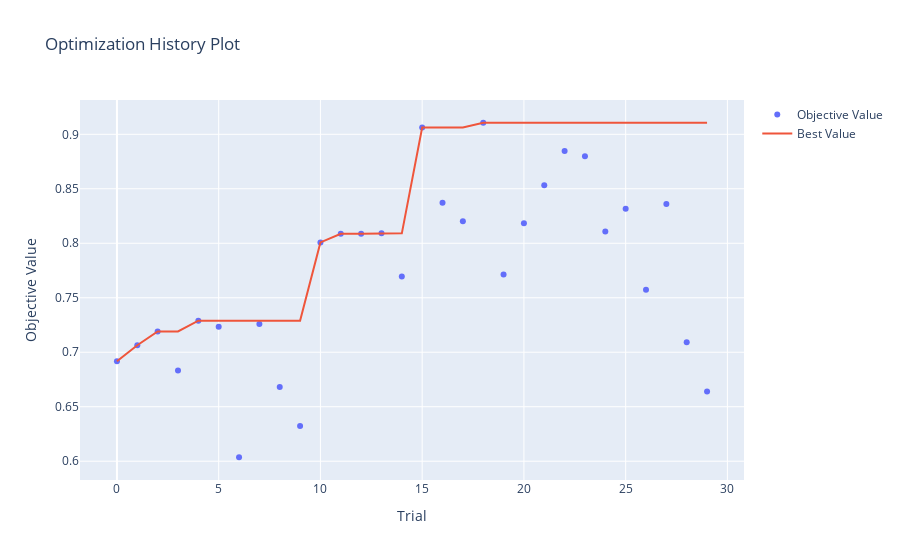
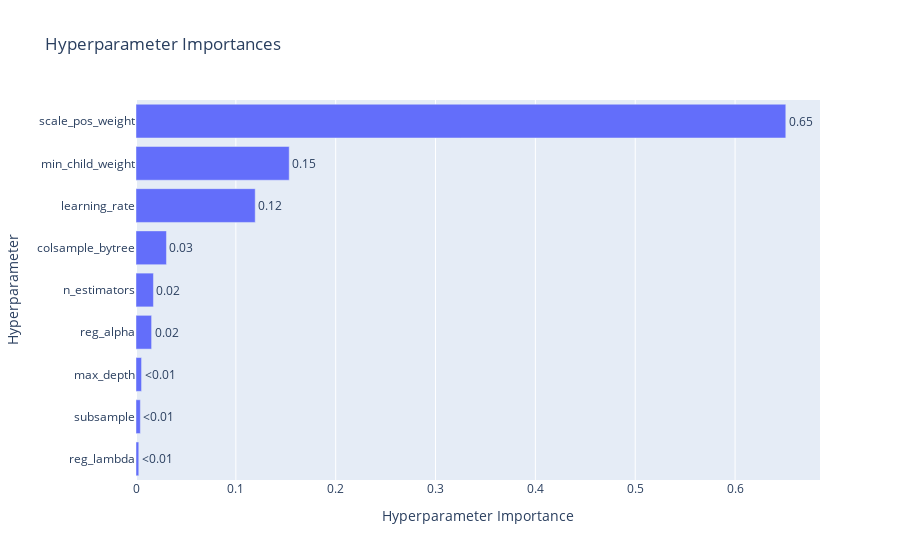
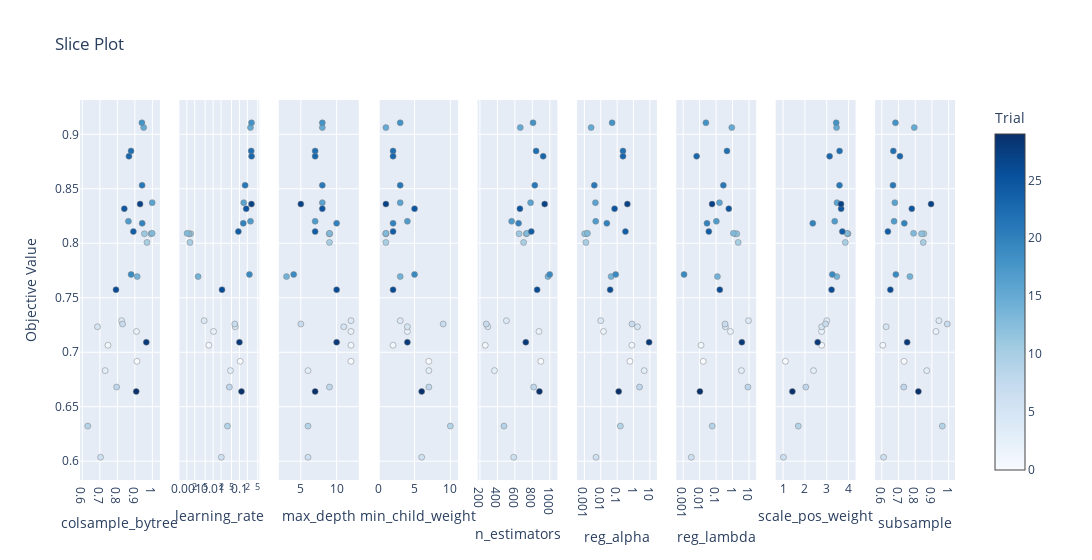

The notebook cell these images were saved under, in order:
### Code cell
from optuna.visualization import plot_optimization_history, plot_param_importances, plot_slice

# 1. ¿Cómo evolucionó la búsqueda?
# Vemos cómo el RMSE (línea azul) baja rápidamente.
print("Gráfico de convergencia:")
plot_optimization_history(study).show()

# 2. ¿Qué hiperparámetros importan más *para el tuning*?
# Esto nos dice qué tan sensible es el modelo a cada "perilla".
# NO es feature importance.
print("Importancia de Hiperparámetros:")
plot_param_importances(study).show()

# 3. Gráfico de Slice (Cortes)
# Nos muestra dónde (en qué rangos) se concentran los mejores resultados (azul oscuro).
print("Gráfico de Slices (Rangos Óptimos):")
plot_slice(study).show()

### Figure 1 — Plotly figure (JSON) as saved in the notebook; plotly's stock layout.template omitted (floating-point values rounded to 4 significant figures)
{"data": [{"mode": "markers", "name": "Objective Value", "type": "scatter", "x": [0, 1, 2, 3, 4, 5, 6, 7, 8, 9, 10, 11, 12, 13, 14, 15, 16, 17, 18, 19, 20, 21, 22, 23, 24, 25, 26, 27, 28, 29], "y": [0.6917, 0.7064, 0.7191, 0.6831, 0.729, 0.7234, 0.6036, 0.7259, 0.668, 0.6322, 0.8008, 0.8087, 0.8087, 0.8091, 0.7694, 0.9062, 0.8373, 0.8201, 0.9106, 0.7714, 0.8183, 0.8532, 0.8847, 0.8798, 0.8107, 0.8317, 0.7574, 0.8359, 0.7092, 0.664]}, {"mode": "lines", "name": "Best Value", "type": "scatter", "x": [0, 1, 2, 3, 4, 5, 6, 7, 8, 9, 10, 11, 12, 13, 14, 15, 16, 17, 18, 19, 20, 21, 22, 23, 24, 25, 26, 27, 28, 29], "y": [0.6917, 0.7064, 0.7191, 0.7191, 0.729, 0.729, 0.729, 0.729, 0.729, 0.729, 0.8008, 0.8087, 0.8087, 0.8091, 0.8091, 0.9062, 0.9062, 0.9062, 0.9106, 0.9106, 0.9106, 0.9106, 0.9106, 0.9106, 0.9106, 0.9106, 0.9106, 0.9106, 0.9106, 0.9106]}, {"marker": {"color": "#cccccc"}, "mode": "markers", "name": "Infeasible Trial", "showlegend": false, "type": "scatter", "x": [], "y": []}], "layout": {"title": {"text": "Optimization History Plot"}, "xaxis": {"title": {"text": "Trial"}}, "yaxis": {"title": {"text": "Objective Value"}}}}

### Figure 2 — Plotly figure (JSON) as saved in the notebook; plotly's stock layout.template omitted (floating-point values rounded to 4 significant figures)
{"data": [{"cliponaxis": false, "hovertemplate": ["reg_lambda (FloatDistribution): 0.002782031491729344<extra></extra>", "subsample (FloatDistribution): 0.00436228136832535<extra></extra>", "max_depth (IntDistribution): 0.005567477726381105<extra></extra>", "reg_alpha (FloatDistribution): 0.015620879468983702<extra></extra>", "n_estimators (IntDistribution): 0.017475519852985857<extra></extra>", "colsample_bytree (FloatDistribution): 0.03050433944467655<extra></extra>", "learning_rate (FloatDistribution): 0.11941486223946919<extra></extra>", "min_child_weight (IntDistribution): 0.1534658690262074<extra></extra>", "scale_pos_weight (FloatDistribution): 0.6508067393812415<extra></extra>"], "name": "Objective Value", "orientation": "h", "text": ["<0.01", "<0.01", "<0.01", "0.02", "0.02", "0.03", "0.12", "0.15", "0.65"], "textposition": "outside", "type": "bar", "x": [0.002782, 0.004362, 0.005567, 0.01562, 0.01748, 0.0305, 0.1194, 0.1535, 0.6508], "y": ["reg_lambda", "subsample", "max_depth", "reg_alpha", "n_estimators", "colsample_bytree", "learning_rate", "min_child_weight", "scale_pos_weight"]}], "layout": {"title": {"text": "Hyperparameter Importances"}, "xaxis": {"title": {"text": "Hyperparameter Importance"}}, "yaxis": {"title": {"text": "Hyperparameter"}}}}

### Figure 3 — Plotly figure (JSON) as saved in the notebook; plotly's stock layout.template omitted (floating-point values rounded to 4 significant figures)
{"data": [{"marker": {"color": [0, 1, 2, 3, 4, 5, 6, 7, 8, 9, 10, 11, 12, 13, 14, 15, 16, 17, 18, 19, 20, 21, 22, 23, 24, 25, 26, 27, 28, 29], "colorbar": {"title": {"text": "Trial"}, "x": 1, "xpad": 40}, "colorscale": [[0, "rgb(247,251,255)"], [0.125, "rgb(222,235,247)"], [0.25, "rgb(198,219,239)"], [0.375, "rgb(158,202,225)"], [0.5, "rgb(107,174,214)"], [0.625, "rgb(66,146,198)"], [0.75, "rgb(33,113,181)"], [0.875, "rgb(8,81,156)"], [1, "rgb(8,48,107)"]], "line": {"color": "Grey", "width": 0.5}, "showscale": true}, "mode": "markers", "name": "Feasible Trial", "showlegend": false, "type": "scatter", "x": [0.9118, 0.7462, 0.9091, 0.7303, 0.8246, 0.6866, 0.7041, 0.8297, 0.7959, 0.6309, 0.9691, 0.9544, 0.992, 0.9985, 0.9134, 0.9503, 0.9989, 0.8631, 0.9401, 0.8786, 0.9419, 0.9411, 0.8781, 0.8661, 0.8915, 0.8396, 0.7921, 0.9298, 0.9652, 0.9077], "xaxis": "x", "y": [0.6917, 0.7064, 0.7191, 0.6831, 0.729, 0.7234, 0.6036, 0.7259, 0.668, 0.6322, 0.8008, 0.8087, 0.8087, 0.8091, 0.7694, 0.9062, 0.8373, 0.8201, 0.9106, 0.7714, 0.8183, 0.8532, 0.8847, 0.8798, 0.8107, 0.8317, 0.7574, 0.8359, 0.7092, 0.664], "yaxis": "y"}, {"marker": {"color": [0, 1, 2, 3, 4, 5, 6, 7, 8, 9, 10, 11, 12, 13, 14, 15, 16, 17, 18, 19, 20, 21, 22, 23, 24, 25, 26, 27, 28, 29], "colorbar": {"title": {"text": "Trial"}, "x": 1, "xpad": 40}, "colorscale": [[0, "rgb(247,251,255)"], [0.125, "rgb(222,235,247)"], [0.25, "rgb(198,219,239)"], [0.375, "rgb(158,202,225)"], [0.5, "rgb(107,174,214)"], [0.625, "rgb(66,146,198)"], [0.75, "rgb(33,113,181)"], [0.875, "rgb(8,81,156)"], [1, "rgb(8,48,107)"]], "line": {"color": "Grey", "width": 0.5}, "showscale": false}, "mode": "markers", "name": "Feasible Trial", "showlegend": false, "type": "scatter", "x": [0.1066, 0.006832, 0.01038, 0.04565, 0.004567, 0.06921, 0.0205, 0.06662, 0.04155, 0.03516, 0.001314, 0.001394, 0.00122, 0.001027, 0.002683, 0.2624, 0.1459, 0.2634, 0.288, 0.2402, 0.1402, 0.1647, 0.2808, 0.2901, 0.09122, 0.181, 0.02178, 0.287, 0.09997, 0.1197], "xaxis": "x2", "y": [0.6917, 0.7064, 0.7191, 0.6831, 0.729, 0.7234, 0.6036, 0.7259, 0.668, 0.6322, 0.8008, 0.8087, 0.8087, 0.8091, 0.7694, 0.9062, 0.8373, 0.8201, 0.9106, 0.7714, 0.8183, 0.8532, 0.8847, 0.8798, 0.8107, 0.8317, 0.7574, 0.8359, 0.7092, 0.664], "yaxis": "y2"}, {"marker": {"color": [0, 1, 2, 3, 4, 5, 6, 7, 8, 9, 10, 11, 12, 13, 14, 15, 16, 17, 18, 19, 20, 21, 22, 23, 24, 25, 26, 27, 28, 29], "colorbar": {"title": {"text": "Trial"}, "x": 1, "xpad": 40}, "colorscale": [[0, "rgb(247,251,255)"], [0.125, "rgb(222,235,247)"], [0.25, "rgb(198,219,239)"], [0.375, "rgb(158,202,225)"], [0.5, "rgb(107,174,214)"], [0.625, "rgb(66,146,198)"], [0.75, "rgb(33,113,181)"], [0.875, "rgb(8,81,156)"], [1, "rgb(8,48,107)"]], "line": {"color": "Grey", "width": 0.5}, "showscale": false}, "mode": "markers", "name": "Feasible Trial", "showlegend": false, "type": "scatter", "x": [12, 12, 12, 6, 12, 11, 6, 5, 9, 6, 9, 9, 9, 9, 3, 8, 8, 7, 8, 4, 10, 8, 7, 7, 7, 8, 10, 5, 10, 7], "xaxis": "x3", "y": [0.6917, 0.7064, 0.7191, 0.6831, 0.729, 0.7234, 0.6036, 0.7259, 0.668, 0.6322, 0.8008, 0.8087, 0.8087, 0.8091, 0.7694, 0.9062, 0.8373, 0.8201, 0.9106, 0.7714, 0.8183, 0.8532, 0.8847, 0.8798, 0.8107, 0.8317, 0.7574, 0.8359, 0.7092, 0.664], "yaxis": "y3"}, {"marker": {"color": [0, 1, 2, 3, 4, 5, 6, 7, 8, 9, 10, 11, 12, 13, 14, 15, 16, 17, 18, 19, 20, 21, 22, 23, 24, 25, 26, 27, 28, 29], "colorbar": {"title": {"text": "Trial"}, "x": 1, "xpad": 40}, "colorscale": [[0, "rgb(247,251,255)"], [0.125, "rgb(222,235,247)"], [0.25, "rgb(198,219,239)"], [0.375, "rgb(158,202,225)"], [0.5, "rgb(107,174,214)"], [0.625, "rgb(66,146,198)"], [0.75, "rgb(33,113,181)"], [0.875, "rgb(8,81,156)"], [1, "rgb(8,48,107)"]], "line": {"color": "Grey", "width": 0.5}, "showscale": false}, "mode": "markers", "name": "Feasible Trial", "showlegend": false, "type": "scatter", "x": [7, 2, 4, 7, 3, 4, 6, 9, 7, 10, 1, 1, 1, 1, 3, 1, 3, 4, 3, 5, 2, 3, 2, 2, 2, 5, 2, 1, 4, 6], "xaxis": "x4", "y": [0.6917, 0.7064, 0.7191, 0.6831, 0.729, 0.7234, 0.6036, 0.7259, 0.668, 0.6322, 0.8008, 0.8087, 0.8087, 0.8091, 0.7694, 0.9062, 0.8373, 0.8201, 0.9106, 0.7714, 0.8183, 0.8532, 0.8847, 0.8798, 0.8107, 0.8317, 0.7574, 0.8359, 0.7092, 0.664], "yaxis": "y4"}, {"marker": {"color": [0, 1, 2, 3, 4, 5, 6, 7, 8, 9, 10, 11, 12, 13, 14, 15, 16, 17, 18, 19, 20, 21, 22, 23, 24, 25, 26, 27, 28, 29], "colorbar": {"title": {"text": "Trial"}, "x": 1, "xpad": 40}, "colorscale": [[0, "rgb(247,251,255)"], [0.125, "rgb(222,235,247)"], [0.25, "rgb(198,219,239)"], [0.375, "rgb(158,202,225)"], [0.5, "rgb(107,174,214)"], [0.625, "rgb(66,146,198)"], [0.75, "rgb(33,113,181)"], [0.875, "rgb(8,81,156)"], [1, "rgb(8,48,107)"]], "line": {"color": "Grey", "width": 0.5}, "showscale": false}, "mode": "markers", "name": "Feasible Trial", "showlegend": false, "type": "scatter", "x": [897, 261, 876, 366, 503, 290, 587, 272, 815, 475, 700, 648, 731, 736, 979, 662, 780, 563, 808, 999, 642, 828, 843, 924, 788, 658, 855, 941, 725, 881], "xaxis": "x5", "y": [0.6917, 0.7064, 0.7191, 0.6831, 0.729, 0.7234, 0.6036, 0.7259, 0.668, 0.6322, 0.8008, 0.8087, 0.8087, 0.8091, 0.7694, 0.9062, 0.8373, 0.8201, 0.9106, 0.7714, 0.8183, 0.8532, 0.8847, 0.8798, 0.8107, 0.8317, 0.7574, 0.8359, 0.7092, 0.664], "yaxis": "y5"}, {"marker": {"color": [0, 1, 2, 3, 4, 5, 6, 7, 8, 9, 10, 11, 12, 13, 14, 15, 16, 17, 18, 19, 20, 21, 22, 23, 24, 25, 26, 27, 28, 29], "colorbar": {"title": {"text": "Trial"}, "x": 1, "xpad": 40}, "colorscale": [[0, "rgb(247,251,255)"], [0.125, "rgb(222,235,247)"], [0.25, "rgb(198,219,239)"], [0.375, "rgb(158,202,225)"], [0.5, "rgb(107,174,214)"], [0.625, "rgb(66,146,198)"], [0.75, "rgb(33,113,181)"], [0.875, "rgb(8,81,156)"], [1, "rgb(8,48,107)"]], "line": {"color": "Grey", "width": 0.5}, "showscale": false}, "mode": "markers", "name": "Feasible Trial", "showlegend": false, "type": "scatter", "x": [0.6042, 0.7929, 0.01465, 4.481, 0.009974, 1.736, 0.005151, 0.8122, 2.326, 0.1569, 0.001235, 0.0013, 0.001037, 0.001533, 0.04287, 0.002571, 0.004717, 0.004901, 0.04925, 0.08146, 0.02343, 0.004016, 0.2268, 0.2271, 0.3208, 0.06975, 0.03737, 0.4207, 8.946, 0.1243], "xaxis": "x6", "y": [0.6917, 0.7064, 0.7191, 0.6831, 0.729, 0.7234, 0.6036, 0.7259, 0.668, 0.6322, 0.8008, 0.8087, 0.8087, 0.8091, 0.7694, 0.9062, 0.8373, 0.8201, 0.9106, 0.7714, 0.8183, 0.8532, 0.8847, 0.8798, 0.8107, 0.8317, 0.7574, 0.8359, 0.7092, 0.664], "yaxis": "y6"}, {"marker": {"color": [0, 1, 2, 3, 4, 5, 6, 7, 8, 9, 10, 11, 12, 13, 14, 15, 16, 17, 18, 19, 20, 21, 22, 23, 24, 25, 26, 27, 28, 29], "colorbar": {"title": {"text": "Trial"}, "x": 1, "xpad": 40}, "colorscale": [[0, "rgb(247,251,255)"], [0.125, "rgb(222,235,247)"], [0.25, "rgb(198,219,239)"], [0.375, "rgb(158,202,225)"], [0.5, "rgb(107,174,214)"], [0.625, "rgb(66,146,198)"], [0.75, "rgb(33,113,181)"], [0.875, "rgb(8,81,156)"], [1, "rgb(8,48,107)"]], "line": {"color": "Grey", "width": 0.5}, "showscale": false}, "mode": "markers", "name": "Feasible Trial", "showlegend": false, "type": "scatter", "x": [0.01655, 0.01216, 0.7481, 3.465, 9.316, 0.3681, 0.003092, 0.349, 8.57, 0.05804, 2.199, 1.487, 1.816, 1.128, 0.1206, 0.8991, 0.1605, 0.1041, 0.02409, 0.001127, 0.02805, 0.2764, 0.4591, 0.006566, 0.03615, 0.5931, 0.168, 0.05699, 3.681, 0.0104], "xaxis": "x7", "y": [0.6917, 0.7064, 0.7191, 0.6831, 0.729, 0.7234, 0.6036, 0.7259, 0.668, 0.6322, 0.8008, 0.8087, 0.8087, 0.8091, 0.7694, 0.9062, 0.8373, 0.8201, 0.9106, 0.7714, 0.8183, 0.8532, 0.8847, 0.8798, 0.8107, 0.8317, 0.7574, 0.8359, 0.7092, 0.664], "yaxis": "y7"}, {"marker": {"color": [0, 1, 2, 3, 4, 5, 6, 7, 8, 9, 10, 11, 12, 13, 14, 15, 16, 17, 18, 19, 20, 21, 22, 23, 24, 25, 26, 27, 28, 29], "colorbar": {"title": {"text": "Trial"}, "x": 1, "xpad": 40}, "colorscale": [[0, "rgb(247,251,255)"], [0.125, "rgb(222,235,247)"], [0.25, "rgb(198,219,239)"], [0.375, "rgb(158,202,225)"], [0.5, "rgb(107,174,214)"], [0.625, "rgb(66,146,198)"], [0.75, "rgb(33,113,181)"], [0.875, "rgb(8,81,156)"], [1, "rgb(8,48,107)"]], "line": {"color": "Grey", "width": 0.5}, "showscale": false}, "mode": "markers", "name": "Feasible Trial", "showlegend": false, "type": "scatter", "x": [1.105, 2.769, 2.764, 2.395, 3.002, 2.768, 1.015, 2.945, 2.041, 1.696, 3.852, 3.969, 3.961, 3.941, 3.463, 3.45, 3.469, 3.366, 3.434, 3.255, 2.36, 3.584, 3.588, 3.132, 3.715, 3.66, 3.221, 3.653, 2.584, 1.425], "xaxis": "x8", "y": [0.6917, 0.7064, 0.7191, 0.6831, 0.729, 0.7234, 0.6036, 0.7259, 0.668, 0.6322, 0.8008, 0.8087, 0.8087, 0.8091, 0.7694, 0.9062, 0.8373, 0.8201, 0.9106, 0.7714, 0.8183, 0.8532, 0.8847, 0.8798, 0.8107, 0.8317, 0.7574, 0.8359, 0.7092, 0.664], "yaxis": "y8"}, {"marker": {"color": [0, 1, 2, 3, 4, 5, 6, 7, 8, 9, 10, 11, 12, 13, 14, 15, 16, 17, 18, 19, 20, 21, 22, 23, 24, 25, 26, 27, 28, 29], "colorbar": {"title": {"text": "Trial"}, "x": 1, "xpad": 40}, "colorscale": [[0, "rgb(247,251,255)"], [0.125, "rgb(222,235,247)"], [0.25, "rgb(198,219,239)"], [0.375, "rgb(158,202,225)"], [0.5, "rgb(107,174,214)"], [0.625, "rgb(66,146,198)"], [0.75, "rgb(33,113,181)"], [0.875, "rgb(8,81,156)"], [1, "rgb(8,48,107)"]], "line": {"color": "Grey", "width": 0.5}, "showscale": false}, "mode": "markers", "name": "Feasible Trial", "showlegend": false, "type": "scatter", "x": [0.733, 0.6058, 0.9241, 0.869, 0.9418, 0.6256, 0.6104, 0.9918, 0.7315, 0.9622, 0.848, 0.8513, 0.8378, 0.7901, 0.7682, 0.7942, 0.6779, 0.6732, 0.6816, 0.6839, 0.7345, 0.6667, 0.6687, 0.7084, 0.6363, 0.7793, 0.651, 0.8947, 0.7516, 0.8188], "xaxis": "x9", "y": [0.6917, 0.7064, 0.7191, 0.6831, 0.729, 0.7234, 0.6036, 0.7259, 0.668, 0.6322, 0.8008, 0.8087, 0.8087, 0.8091, 0.7694, 0.9062, 0.8373, 0.8201, 0.9106, 0.7714, 0.8183, 0.8532, 0.8847, 0.8798, 0.8107, 0.8317, 0.7574, 0.8359, 0.7092, 0.664], "yaxis": "y9"}], "layout": {"title": {"text": "Slice Plot"}, "width": 2700, "xaxis": {"anchor": "y", "domain": [0, 0.09136], "title": {"text": "colsample_bytree"}}, "xaxis2": {"anchor": "y2", "domain": [0.1136, 0.2049], "title": {"text": "learning_rate"}, "type": "log"}, "xaxis3": {"anchor": "y3", "domain": [0.2272, 0.3185], "title": {"text": "max_depth"}}, "xaxis4": {"anchor": "y4", "domain": [0.3407, 0.4321], "title": {"text": "min_child_weight"}}, "xaxis5": {"anchor": "y5", "domain": [0.4543, 0.5457], "title": {"text": "n_estimators"}}, "xaxis6": {"anchor": "y6", "domain": [0.5679, 0.6593], "title": {"text": "reg_alpha"}, "type": "log"}, "xaxis7": {"anchor": "y7", "domain": [0.6815, 0.7728], "title": {"text": "reg_lambda"}, "type": "log"}, "xaxis8": {"anchor": "y8", "domain": [0.7951, 0.8864], "title": {"text": "scale_pos_weight"}}, "xaxis9": {"anchor": "y9", "domain": [0.9086, 1], "title": {"text": "subsample"}}, "yaxis": {"anchor": "x", "domain": [0, 1], "title": {"text": "Objective Value"}}, "yaxis2": {"anchor": "x2", "domain": [0, 1], "matches": "y", "showticklabels": false}, "yaxis3": {"anchor": "x3", "domain": [0, 1], "matches": "y", "showticklabels": false}, "yaxis4": {"anchor": "x4", "domain": [0, 1], "matches": "y", "showticklabels": false}, "yaxis5": {"anchor": "x5", "domain": [0, 1], "matches": "y", "showticklabels": false}, "yaxis6": {"anchor": "x6", "domain": [0, 1], "matches": "y", "showticklabels": false}, "yaxis7": {"anchor": "x7", "domain": [0, 1], "matches": "y", "showticklabels": false}, "yaxis8": {"anchor": "x8", "domain": [0, 1], "matches": "y", "showticklabels": false}, "yaxis9": {"anchor": "x9", "domain": [0, 1], "matches": "y", "showticklabels": false}}}
